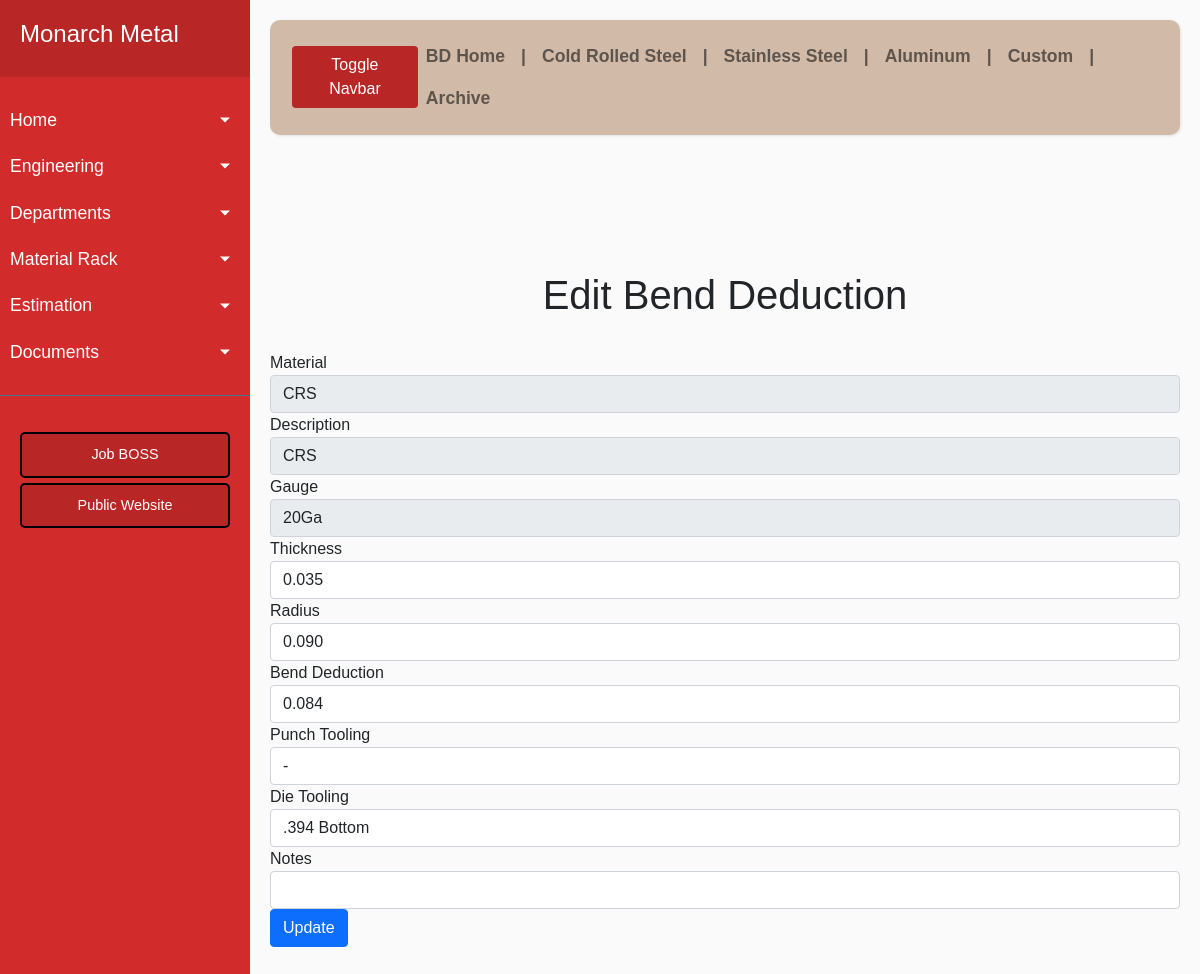
The app's page /edit_bd/51 with its own data.
### app/models.py (models this page shows, shortened)
class Bendd(Base):
    __tablename__ = 'bendd'
    id = Column(Integer, primary_key=True)
    matl = Column(String(10))
    desc = Column(String(25))
    gauge = Column(String(10))
    thick = Column(String(50))
    rad = Column(String(50))
    bd = Column(String(50))
    pt = Column(String(120))
    dt = Column(String(120))
    notes = Column(String(120))

### app/routes.py (the view)
@app.route('/edit_bd/<int:id>', methods=["POST", "GET"])
def update_record_bd(id):
    if request.method == "POST":
        matl = request.form["matl"]
        desc = request.form["desc"]
        gauge = request.form["gauge"]
        thick = request.form["thick"]
        rad = request.form["rad"]
        bd = request.form["bd"]
        pt = request.form["pt"]
        dt = request.form["dt"]
        notes = request.form["notes"]
        update_bd = Bendd.query.get(id)
        update_bd.matl = matl
        update_bd.desc = desc
        update_bd.gauge = gauge
        update_bd.thick = thick
        update_bd.rad = rad
        update_bd.bd = bd
        update_bd.pt = pt
        update_bd.dt = dt
        update_bd.notes = notes
        db_session.commit()
        data = {
            "id": id,
            "matl": matl,
            "desc": desc,
            "gauge": gauge,
            "thick": thick,
            "rad": rad,
            "bd": bd,
            "pt": pt,
            "dt": dt,
            "notes": notes
        }
        pusher_client.trigger('table', 'update-record_bd', {'data': data })
        return redirect("/bdhome", code=302)
    else:
        new_bd = Bendd.query.get(id)
        return render_template('update_bd.html', data=new_bd)

### app/routes.py (called while the page is built)
@app.teardown_appcontext
def shutdown_session(exception=None):
    db_session.remove()

### app/templates/update_bd.html
{% extends 'bdbase.html' %}
{% block content %}
    <br>
    <br>
    <br>
    <br>
    <h1 align='center'>Edit Bend Deduction</h1>
    <br>
    <form method="POST" id="target">
        <div class="form-group">
            Material <input type="text" class="form-control" name="matl" value="{{ data.matl }}" placeholder="Material" readonly>
        </div>
        <div class="form-group">
            Description <input type="text" class="form-control" name="desc" value="{{ data.desc }}" placeholder="Description" readonly>
        </div>
        <div class="form-group">
            Gauge <input type="text" class="form-control" name="gauge" value="{{ data.gauge }}" placeholder="Gauge" readonly>
        </div>
        <div class="form-group">
            Thickness <input type="text" class="form-control" name="thick" value="{{ data.thick }}">
        </div>
        <div class="form-group">
            Radius <input type="text" class="form-control" name="rad" value="{{ data.rad }}">
        </div>
        <div class="form-group">
            Bend Deduction <input type="text" class="form-control" name="bd" value="{{ data.bd }}">
        </div>
        <div class="form-group">
            Punch Tooling <input type="text" class="form-control" name="pt" value="{{ data.pt }}">
        </div>
        <div class="form-group">
            Die Tooling <input type="text" class="form-control" name="dt" value="{{ data.dt }}">
        </div>
        <div class="form-group">
            Notes <input type="text" class="form-control" name="notes" value="{{ data.notes }}">
        </div>
        <button type="submit" class="btn btn-block btn-primary">Update</button>
    </form>
{% endblock %}

### app/static/style.css (style rules this page uses)
* { font-family: 'Poppins', sans-serif; }
body { font-family: 'Poppins', sans-serif; background: #fafafa; }

### records on screen
Bendd: matl "CRS", desc "CRS", gauge "20Ga", thick "0.035", rad "0.090", bd "0.084", pt "-", dt ".394 Bottom"
